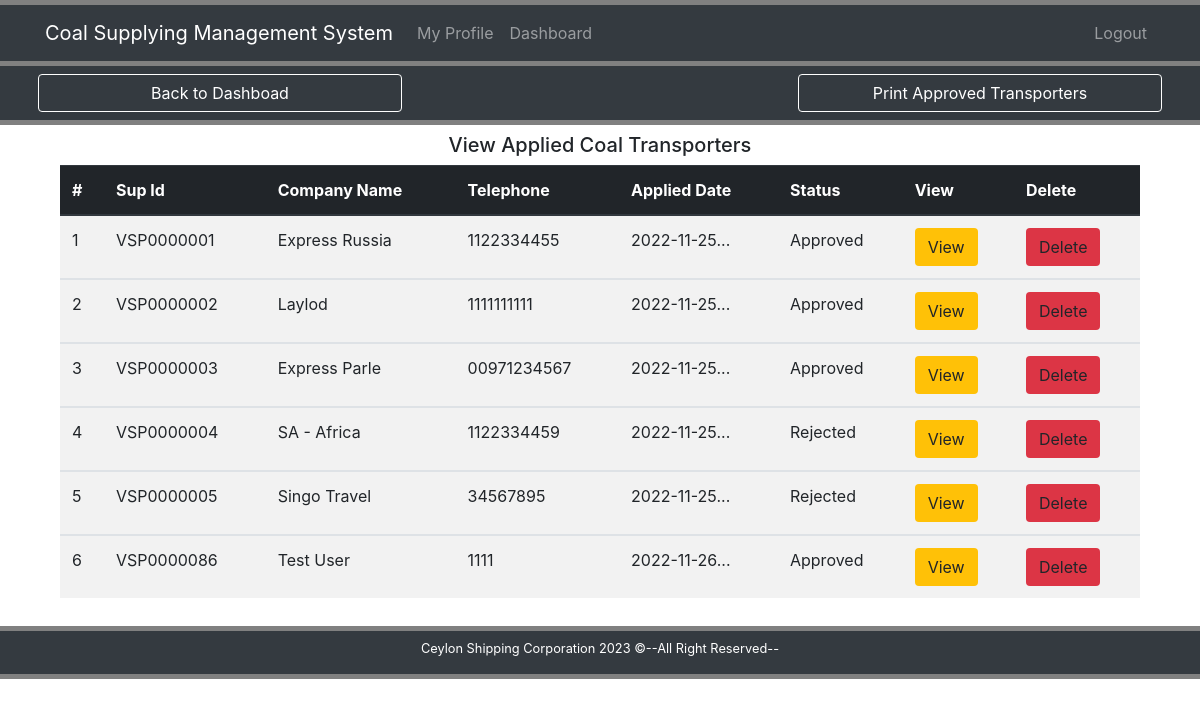
The app's page /viewTransSup.php with its own data.
### tables this page shows
CREATE TABLE `vesselsupplier` (
  `id` int(10) NOT NULL,
  `supId` varchar(10) NOT NULL,
  `cName` varchar(50) NOT NULL,
  `address` varchar(100) NOT NULL,
  `telephone` varchar(15) NOT NULL,
  `fax` varchar(15) NOT NULL,
  `email` varchar(50) NOT NULL,
  `vessel` varchar(10) NOT NULL,
  `coalSupply` varchar(15) NOT NULL,
  `experience` varchar(20) NOT NULL,
  `exDoc` varchar(50) NOT NULL,
  `regDoc` varchar(50) NOT NULL,
  `finDoc` varchar(50) NOT NULL,
  `datetime` varchar(50) NOT NULL,
  `type` varchar(20) NOT NULL,
  `status` varchar(20) NOT NULL,
  `password` varchar(10) NOT NULL
);

### viewTransSup.php (the view, shortened to what this page needs)
<!DOCTYPE html>
<html lang="en">
<head>
	<link rel="stylesheet" href="css/bootstrap.css">
	<link rel="stylesheet" href="css/style.css">
</head>
<body>
	<div style="height:5px; background: gray;"></div>
	<nav class="navbar navbar-expand-lg bg-dark navbar-dark">
		<div class="container">
			<a href="#" class="navbar-brand">Coal Supplying Management System</a>
			<div class="collapse navbar-collapse" id="navbarcollapse">
			<ul class="navbar-nav mr-auto">
				<li class="nav-item">
					<a href="#" class="nav-link">My Profile</a>
				</li>
				<li class="nav-item">
					<a href="dashPManager.php" class="nav-link">Dashboard</a>
				</li>
			</ul>
			<ul class="navbar-nav">
				<li class="nav-item">
					<a href="login.php" class="nav-link">Logout</a>
				</li>
			</ul>
			</div>
		</div>
	</nav>
	<div style="height:5px; background: gray;"></div>
	<header class="text-white bg-dark">
		<div class="container">
			<div class="row">
				<div class="col-lg-4 p-2">
					<a href="dashPManager.php" class="btn btn-dark btn-block" style="border-color:white;">Back to Dashboad</a>
				</div>
				<div class="col-lg-4 p-2">
				</div>
				<div class="col-lg-4 p-2">
					<form class="" action="viewTransSup.php" method="Post" enctype="multipart/form-data">
						<button type="print" style="border-color:white;" name="print" id="print" class="btn btn-dark btn-block">Print Approved Transporters</button>
					</form>
				</div>
			</div>
		</div>
	</header>
	<div style="height:5px; background: gray;"></div>
	<section class="container py-2 mb-1">
		<div class="row">
			<div class="col-lg-12">
			<div class="row">
				<div class="col-md-12">
					<h5 class="text-center">View Applied Coal Transporters</h5>
				</div>
			</div>
			<div class="col-lg-12">
				<table class="table table-striped table-hover">
					<thead class="thead-dark">
					<tr>
						<th>#</th>
						<th>Sup Id</th>
						<th>Company Name</th>
						<th>Telephone</th>
						<th>Applied Date</th>
						<th>Status</th>
						<th>View</th>
						<th>Delete</th>
					</tr>
					</thead>
					<?php
					global $ConnectingDB;
					$sql = "SELECT * FROM vesselsupplier";
					$stmt = $ConnectingDB->query($sql);
					$sr=0;
					while ($dataRaws = $stmt->fetch()) {
						$id = $dataRaws["id"];
						$supId = $dataRaws["supId"];
						$company = $dataRaws["cName"];
						$telephone = $dataRaws["telephone"];
						$datetime = $dataRaws["datetime"];
						$status = $dataRaws["status"];
						$sr++;
					?>
					<tbody>
					<tr>
						<td><?php echo $sr; ?></td>
						<td><?php echo $supId; ?></td>
						<td><?php if (strlen($company)>15){$company = substr($company,0,10).'...';}
						 	echo $company; ?></td>
						 <td><?php echo $telephone; ?></td>
						<td><?php if (strlen($datetime)>15){$datetime = substr($datetime,0,10).'...';}
						 	echo $datetime; ?></td>
						 <td><?php echo $status; ?></td>
						<td><a href="checkCoalTransporter.php?id=<?php echo $id;?>"><span class="btn bg-warning">View</span></a></td>
						<td><a href="deleteProc.php?id=<?php echo $id;?>"><span class="btn bg-danger">Delete</span></a></td>
					</tr>
					<tbody>
					<?php } ?>
				</table>
			</div>
		</div>
	</section>
	<div style="height:5px; background: gray;"></div>
	<footer class="bg-dark text-white">
		<div class="container">
			<div class="row pt-2">
				<div class="col">
					<p class="lead text-center small">Ceylon Shipping Corporation <span id="year"></span> &copy;--All Right Reserved--</p>
				</div>
			</div>
		</div>
	</footer>
	<div style="height:5px; background: gray;"></div>
</body>
</html>

### records on screen
vesselsupplier: supId "VSP0000001", cName "Express Russia", telephone "1122334455", datetime "2022-11-25...", status "Approved"
vesselsupplier: supId "VSP0000002", cName "Laylod", telephone "1111111111", datetime "2022-11-25...", status "Approved"
vesselsupplier: supId "VSP0000003", cName "Express Parle", telephone "00971234567", datetime "2022-11-25...", status "Approved"
vesselsupplier: supId "VSP0000004", cName "SA - Africa", telephone "1122334459", datetime "2022-11-25...", status "Rejected"
vesselsupplier: supId "VSP0000005", cName "Singo Travel", telephone "34567895", datetime "2022-11-25...", status "Rejected"
vesselsupplier: supId "VSP0000086", cName "Test User", telephone "1111", datetime "2022-11-26...", status "Approved"
